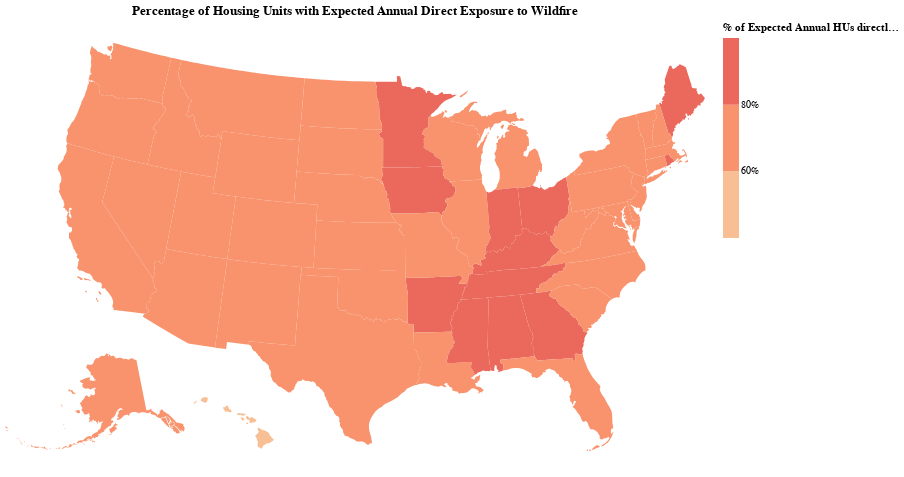

The cell this chart's notebook holds for it:
### Markdown cell above
## Equal Intervals

### Code cell
statesMap = alt.Chart(statesData).mark_geoshape().encode(
    color=alt.Color('Fraction EAHUexposed-Direct:Q',
      bin=alt.Bin(maxbins=5, step=0.2),
      legend=alt.Legend(title='% of Expected Annual HUs directly Exposed',format='.0%'),
      scale=alt.Scale(scheme='lightorange')),
    tooltip=[alt.Tooltip('NAME',title='State'),
      alt.Tooltip('Fraction EAHUexposed-Direct',title='% of Expected Annual HUs directly Exposed',format='.0%')]
).project(
    type='albersUsa'
).properties(
    title='Percentage of Housing Units with Expected Annual Direct Exposure to Wildfire',
    width=700,
    height=450
).configure_view(
    strokeWidth=0
)

statesMap

### Figure 1 — Vega-Lite specification as saved in the notebook (floating-point values rounded to 4 significant figures; data arrays with more than 128 entries replaced by an {"elided": "..."} marker saying what was removed)
{"config": {"view": {"continuousWidth": 400, "continuousHeight": 300, "strokeWidth": 0}}, "data": {"name": "data-ad5f53700868d9c217ef1c9e345f4118"}, "mark": "geoshape", "encoding": {"color": {"bin": {"maxbins": 5, "step": 0.2}, "field": "Fraction EAHUexposed-Direct", "legend": {"format": ".0%", "title": "% of Expected Annual HUs directly Exposed"}, "scale": {"scheme": "lightorange"}, "type": "quantitative"}, "tooltip": [{"field": "NAME", "title": "State", "type": "nominal"}, {"field": "Fraction EAHUexposed-Direct", "format": ".0%", "title": "% of Expected Annual HUs directly Exposed", "type": "quantitative"}]}, "height": 450, "projection": {"type": "albersUsa"}, "title": "Percentage of Housing Units with Expected Annual Direct Exposure to Wildfire", "width": 700, "$schema": "https://vega.github.io/schema/vega-lite/v4.17.0.json", "datasets": {"data-ad5f53700868d9c217ef1c9e345f4118": [{"AFFGEOID": "0400000US24", "ALAND": 25151100280, "AWATER": 6979966958, "Expected Annual HU Exposed": 167.0, "Fraction EAHUexposed-Direct": 0.7398, "GEOID": "24", "LSAD": "00", "NAME": "Maryland", "STATEFP": "24", "STATENS": "01714934", "STUSPS": "MD", "Total number of exposed HUs": 1993000.0, "quantiles": "20 - 40 percentile", "type": "Feature", "geometry": {"type": "MultiPolygon", "coordinates": {"elided": "2 rows, 534 float values in total"}}}, {"AFFGEOID": "0400000US19", "ALAND": 144661267977, "AWATER": 1084180812, "Expected Annual HU Exposed": 29.0, "Fraction EAHUexposed-Direct": 0.803, "GEOID": "19", "LSAD": "00", "NAME": "Iowa", "STATEFP": "19", "STATENS": "01779785", "STUSPS": "IA", "Total number of exposed HUs": 760600.0, "quantiles": "0 - 20 percentile", "type": "Feature", "geometry": {"type": "Polygon", "coordinates": {"elided": "1x253x2 float values"}}}, {"AFFGEOID": "0400000US10", "ALAND": 5045925646, "AWATER": 1399985648, "Expected Annual HU Exposed": 54.0, "Fraction EAHUexposed-Direct": 0.668, "GEOID": "10", "LSAD": "00", "NAME": "Delaware", "STATEFP": "10", "STATENS": "01779781", "STUSPS": "DE", "Total number of exposed HUs": 330700.0, "quantiles": "20 - 40 percentile", "type": "Feature", "geometry": {"type": "Polygon", "coordinates": [[[-75.77, 39.72], [-75.75, 39.76], [-75.72, 39.79], [-75.66, 39.82], [-75.59, 39.83], [-75.59, 39.83], [-75.58, 39.84], [-75.57, 39.84], [-75.48, 39.83], [-75.42, 39.8], [-75.46, 39.77], [-75.48, 39.72], [-75.51, 39.69], [-75.54, 39.65], [-75.56, 39.63], [-75.54, 39.6], [-75.51, 39.58], [-75.53, 39.54], [-75.53, 39.5], [-75.59, 39.48], [-75.57, 39.44], [-75.52, 39.39], [-75.51, 39.37], [-75.47, 39.33], [-75.41, 39.26], [-75.39, 39.19], [-75.41, 39.13], [-75.4, 39.06], [-75.34, 39.02], [-75.31, 38.95], [-75.3, 38.94], [-75.3, 38.91], [-75.23, 38.84], [-75.16, 38.79], [-75.11, 38.78], [-75.09, 38.8], [-75.07, 38.7], [-75.05, 38.54], [-75.05, 38.45], [-75.19, 38.45], [-75.34, 38.45], [-75.48, 38.45], [-75.69, 38.46], [-75.7, 38.54], [-75.7, 38.56], [-75.71, 38.64], [-75.71, 38.64], [-75.72, 38.83], [-75.75, 39.14], [-75.76, 39.25], [-75.76, 39.3], [-75.77, 39.38], [-75.77, 39.38], [-75.79, 39.72], [-75.77, 39.72]]]}}, {"AFFGEOID": "0400000US39", "ALAND": 105828882568, "AWATER": 10268850702, "Expected Annual HU Exposed": 50.0, "Fraction EAHUexposed-Direct": 0.8406, "GEOID": "39", "LSAD": "00", "NAME": "Ohio", "STATEFP": "39", "STATENS": "01085497", "STUSPS": "OH", "Total number of exposed HUs": 2747000.0, "quantiles": "20 - 40 percentile", "type": "Feature", "geometry": {"type": "MultiPolygon", "coordinates": {"elided": "2 rows, 470 float values in total"}}}, {"AFFGEOID": "0400000US42", "ALAND": 115884442321, "AWATER": 3394589990, "Expected Annual HU Exposed": 99.0, "Fraction EAHUexposed-Direct": 0.7443, "GEOID": "42", "LSAD": "00", "NAME": "Pennsylvania", "STATEFP": "42", "STATENS": "01779798", "STUSPS": "PA", "Total number of exposed HUs": 3836000.0, "quantiles": "20 - 40 percentile", "type": "Feature", "geometry": {"type": "Polygon", "coordinates": {"elided": "1x177x2 float values"}}}, {"AFFGEOID": "0400000US31", "ALAND": 198956658395, "AWATER": 1371829134, "Expected Annual HU Exposed": 34.0, "Fraction EAHUexposed-Direct": 0.7248, "GEOID": "31", "LSAD": "00", "NAME": "Nebraska", "STATEFP": "31", "STATENS": "01779792", "STUSPS": "NE", "Total number of exposed HUs": 311100.0, "quantiles": "0 - 20 percentile", "type": "Feature", "geometry": {"type": "Polygon", "coordinates": {"elided": "1x205x2 float values"}}}, {"AFFGEOID": "0400000US53", "ALAND": 172112588220, "AWATER": 12559278850, "Expected Annual HU Exposed": 745.0, "Fraction EAHUexposed-Direct": 0.7403, "GEOID": "53", "LSAD": "00", "NAME": "Washington", "STATEFP": "53", "STATENS": "01779804", "STUSPS": "WA", "Total number of exposed HUs": 1779000.0, "quantiles": "60 - 80 percentile", "type": "Feature", "geometry": {"type": "MultiPolygon", "coordinates": {"elided": "2 rows, 474 float values in total"}}}, {"AFFGEOID": "0400000US01", "ALAND": 131174048583, "AWATER": 4593327154, "Expected Annual HU Exposed": 462.0, "Fraction EAHUexposed-Direct": 0.8225, "GEOID": "01", "LSAD": "00", "NAME": "Alabama", "STATEFP": "01", "STATENS": "01779775", "STUSPS": "AL", "Total number of exposed HUs": 1766000.0, "quantiles": "40 - 60 percentile", "type": "Feature", "geometry": {"type": "Polygon", "coordinates": {"elided": "1x180x2 float values"}}}, {"AFFGEOID": "0400000US05", "ALAND": 134768872727, "AWATER": 2962859592, "Expected Annual HU Exposed": 849.0, "Fraction EAHUexposed-Direct": 0.8242, "GEOID": "05", "LSAD": "00", "NAME": "Arkansas", "STATEFP": "05", "STATENS": "00068085", "STUSPS": "AR", "Total number of exposed HUs": 1020000.0, "quantiles": "80 - 100 percentile", "type": "Feature", "geometry": {"type": "Polygon", "coordinates": {"elided": "1x219x2 float values"}}}, {"AFFGEOID": "0400000US35", "ALAND": 314196306401, "AWATER": 728776523, "Expected Annual HU Exposed": 538.0, "Fraction EAHUexposed-Direct": 0.7635, "GEOID": "35", "LSAD": "00", "NAME": "New Mexico", "STATEFP": "35", "STATENS": "00897535", "STUSPS": "NM", "Total number of exposed HUs": 680300.0, "quantiles": "60 - 80 percentile", "type": "Feature", "geometry": {"type": "Polygon", "coordinates": {"elided": "1x106x2 float values"}}}, {"AFFGEOID": "0400000US48", "ALAND": 676653171537, "AWATER": 19006305260, "Expected Annual HU Exposed": 2623.0, "Fraction EAHUexposed-Direct": 0.7371, "GEOID": "48", "LSAD": "00", "NAME": "Texas", "STATEFP": "48", "STATENS": "01779801", "STUSPS": "TX", "Total number of exposed HUs": 6821000.0, "quantiles": "80 - 100 percentile", "type": "Feature", "geometry": {"type": "Polygon", "coordinates": {"elided": "1x553x2 float values"}}}, {"AFFGEOID": "0400000US06", "ALAND": 403503931312, "AWATER": 20463871877, "Expected Annual HU Exposed": 13650.0, "Fraction EAHUexposed-Direct": 0.6992, "GEOID": "06", "LSAD": "00", "NAME": "California", "STATEFP": "06", "STATENS": "01779778", "STUSPS": "CA", "Total number of exposed HUs": 7056000.0, "quantiles": "80 - 100 percentile", "type": "Feature", "geometry": {"type": "MultiPolygon", "coordinates": {"elided": "6 rows, 934 float values in total"}}}, {"AFFGEOID": "0400000US21", "ALAND": 102279490672, "AWATER": 2375337755, "Expected Annual HU Exposed": 1315.0, "Fraction EAHUexposed-Direct": 0.8083, "GEOID": "21", "LSAD": "00", "NAME": "Kentucky", "STATEFP": "21", "STATENS": "01779786", "STUSPS": "KY", "Total number of exposed HUs": 1579000.0, "quantiles": "80 - 100 percentile", "type": "Feature", "geometry": {"type": "Polygon", "coordinates": {"elided": "1x333x2 float values"}}}, {"AFFGEOID": "0400000US13", "ALAND": 149482048342, "AWATER": 4422936154, "Expected Annual HU Exposed": 472.0, "Fraction EAHUexposed-Direct": 0.8033, "GEOID": "13", "LSAD": "00", "NAME": "Georgia", "STATEFP": "13", "STATENS": "01705317", "STUSPS": "GA", "Total number of exposed HUs": 3463000.0, "quantiles": "40 - 60 percentile", "type": "Feature", "geometry": {"type": "Polygon", "coordinates": {"elided": "1x267x2 float values"}}}, {"AFFGEOID": "0400000US55", "ALAND": 140290039723, "AWATER": 29344951758, "Expected Annual HU Exposed": 47.0, "Fraction EAHUexposed-Direct": 0.7521, "GEOID": "55", "LSAD": "00", "NAME": "Wisconsin", "STATEFP": "55", "STATENS": "01779806", "STUSPS": "WI", "Total number of exposed HUs": 1383000.0, "quantiles": "20 - 40 percentile", "type": "Feature", "geometry": {"type": "MultiPolygon", "coordinates": {"elided": "3 rows, 662 float values in total"}}}, {"AFFGEOID": "0400000US41", "ALAND": 248606993270, "AWATER": 6192386935, "Expected Annual HU Exposed": 521.0, "Fraction EAHUexposed-Direct": 0.7157, "GEOID": "41", "LSAD": "00", "NAME": "Oregon", "STATEFP": "41", "STATENS": "01155107", "STUSPS": "OR", "Total number of exposed HUs": 1073000.0, "quantiles": "40 - 60 percentile", "type": "Feature", "geometry": {"type": "Polygon", "coordinates": {"elided": "1x254x2 float values"}}}, {"AFFGEOID": "0400000US29", "ALAND": 178050802184, "AWATER": 2489425460, "Expected Annual HU Exposed": 555.0, "Fraction EAHUexposed-Direct": 0.7946, "GEOID": "29", "LSAD": "00", "NAME": "Missouri", "STATEFP": "29", "STATENS": "01779791", "STUSPS": "MO", "Total number of exposed HUs": 1647000.0, "quantiles": "60 - 80 percentile", "type": "Feature", "geometry": {"type": "Polygon", "coordinates": {"elided": "1x317x2 float values"}}}, {"AFFGEOID": "0400000US51", "ALAND": 102257717110, "AWATER": 8528531774, "Expected Annual HU Exposed": 597.0, "Fraction EAHUexposed-Direct": 0.777, "GEOID": "51", "LSAD": "00", "NAME": "Virginia", "STATEFP": "51", "STATENS": "01779803", "STUSPS": "VA", "Total number of exposed HUs": 2835000.0, "quantiles": "60 - 80 percentile", "type": "Feature", "geometry": {"type": "MultiPolygon", "coordinates": {"elided": "2 rows, 654 float values in total"}}}, {"AFFGEOID": "0400000US47", "ALAND": 106802728188, "AWATER": 2350123465, "Expected Annual HU Exposed": 601.0, "Fraction EAHUexposed-Direct": 0.8281, "GEOID": "47", "LSAD": "00", "NAME": "Tennessee", "STATEFP": "47", "STATENS": "01325873", "STUSPS": "TN", "Total number of exposed HUs": 2272000.0, "quantiles": "60 - 80 percentile", "type": "Feature", "geometry": {"type": "Polygon", "coordinates": {"elided": "1x249x2 float values"}}}, {"AFFGEOID": "0400000US22", "ALAND": 111897594374, "AWATER": 23753621895, "Expected Annual HU Exposed": 283.0, "Fraction EAHUexposed-Direct": 0.7329, "GEOID": "22", "LSAD": "00", "NAME": "Louisiana", "STATEFP": "22", "STATENS": "01629543", "STUSPS": "LA", "Total number of exposed HUs": 1349000.0, "quantiles": "40 - 60 percentile", "type": "Feature", "geometry": {"type": "Polygon", "coordinates": {"elided": "1x300x2 float values"}}}, {"AFFGEOID": "0400000US36", "ALAND": 122049149763, "AWATER": 19246994695, "Expected Annual HU Exposed": 104.0, "Fraction EAHUexposed-Direct": 0.7853, "GEOID": "36", "LSAD": "00", "NAME": "New York", "STATEFP": "36", "STATENS": "01779796", "STUSPS": "NY", "Total number of exposed HUs": 3062000.0, "quantiles": "20 - 40 percentile", "type": "Feature", "geometry": {"type": "MultiPolygon", "coordinates": {"elided": "2 rows, 668 float values in total"}}}, {"AFFGEOID": "0400000US26", "ALAND": 146600952990, "AWATER": 103885855702, "Expected Annual HU Exposed": 49.0, "Fraction EAHUexposed-Direct": 0.7874, "GEOID": "26", "LSAD": "00", "NAME": "Michigan", "STATEFP": "26", "STATENS": "01779789", "STUSPS": "MI", "Total number of exposed HUs": 2060000.0, "quantiles": "20 - 40 percentile", "type": "Feature", "geometry": {"type": "MultiPolygon", "coordinates": {"elided": "6 rows, 954 float values in total"}}}, {"AFFGEOID": "0400000US16", "ALAND": 214049787659, "AWATER": 2391722557, "Expected Annual HU Exposed": 930.0, "Fraction EAHUexposed-Direct": 0.7399, "GEOID": "16", "LSAD": "00", "NAME": "Idaho", "STATEFP": "16", "STATENS": "01779783", "STUSPS": "ID", "Total number of exposed HUs": 451800.0, "quantiles": "80 - 100 percentile", "type": "Feature", "geometry": {"type": "Polygon", "coordinates": {"elided": "1x267x2 float values"}}}, {"AFFGEOID": "0400000US12", "ALAND": 138949136250, "AWATER": 31361101223, "Expected Annual HU Exposed": 5581.0, "Fraction EAHUexposed-Direct": 0.7598, "GEOID": "12", "LSAD": "00", "NAME": "Florida", "STATEFP": "12", "STATENS": "00294478", "STUSPS": "FL", "Total number of exposed HUs": 5076000.0, "quantiles": "80 - 100 percentile", "type": "Feature", "geometry": {"type": "MultiPolygon", "coordinates": {"elided": "4 rows, 770 float values in total"}}}, {"AFFGEOID": "0400000US02", "ALAND": 1478839695958, "AWATER": 245481577452, "Expected Annual HU Exposed": 220.0, "Fraction EAHUexposed-Direct": 0.6366, "GEOID": "02", "LSAD": "00", "NAME": "Alaska", "STATEFP": "02", "STATENS": "01785533", "STUSPS": "AK", "Total number of exposed HUs": 247100.0, "quantiles": "40 - 60 percentile", "type": "Feature", "geometry": {"type": "MultiPolygon", "coordinates": {"elided": "47 rows, 4538 float values in total"}}}, {"AFFGEOID": "0400000US17", "ALAND": 143780567633, "AWATER": 6214824948, "Expected Annual HU Exposed": 32.0, "Fraction EAHUexposed-Direct": 0.7896, "GEOID": "17", "LSAD": "00", "NAME": "Illinois", "STATEFP": "17", "STATENS": "01779784", "STUSPS": "IL", "Total number of exposed HUs": 1477000.0, "quantiles": "0 - 20 percentile", "type": "Feature", "geometry": {"type": "Polygon", "coordinates": {"elided": "1x322x2 float values"}}}, {"AFFGEOID": "0400000US30", "ALAND": 376962738765, "AWATER": 3869208832, "Expected Annual HU Exposed": 457.0, "Fraction EAHUexposed-Direct": 0.7233, "GEOID": "30", "LSAD": "00", "NAME": "Montana", "STATEFP": "30", "STATENS": "00767982", "STUSPS": "MT", "Total number of exposed HUs": 373800.0, "quantiles": "40 - 60 percentile", "type": "Feature", "geometry": {"type": "Polygon", "coordinates": {"elided": "1x245x2 float values"}}}, {"AFFGEOID": "0400000US27", "ALAND": 206228939448, "AWATER": 18945217189, "Expected Annual HU Exposed": 222.0, "Fraction EAHUexposed-Direct": 0.8053, "GEOID": "27", "LSAD": "00", "NAME": "Minnesota", "STATEFP": "27", "STATENS": "00662849", "STUSPS": "MN", "Total number of exposed HUs": 1369000.0, "quantiles": "40 - 60 percentile", "type": "Feature", "geometry": {"type": "Polygon", "coordinates": {"elided": "1x311x2 float values"}}}, {"AFFGEOID": "0400000US18", "ALAND": 92789302676, "AWATER": 1538002829, "Expected Annual HU Exposed": 40.0, "Fraction EAHUexposed-Direct": 0.8277, "GEOID": "18", "LSAD": "00", "NAME": "Indiana", "STATEFP": "18", "STATENS": "00448508", "STUSPS": "IN", "Total number of exposed HUs": 1540000.0, "quantiles": "0 - 20 percentile", "type": "Feature", "geometry": {"type": "Polygon", "coordinates": {"elided": "1x219x2 float values"}}}, {"AFFGEOID": "0400000US25", "ALAND": 20205125364, "AWATER": 7129925486, "Expected Annual HU Exposed": 46.0, "Fraction EAHUexposed-Direct": 0.7684, "GEOID": "25", "LSAD": "00", "NAME": "Massachusetts", "STATEFP": "25", "STATENS": "00606926", "STUSPS": "MA", "Total number of exposed HUs": 1501000.0, "quantiles": "0 - 20 percentile", "type": "Feature", "geometry": {"type": "MultiPolygon", "coordinates": {"elided": "3 rows, 434 float values in total"}}}, {"AFFGEOID": "0400000US20", "ALAND": 211755344060, "AWATER": 1344141205, "Expected Annual HU Exposed": 106.0, "Fraction EAHUexposed-Direct": 0.693, "GEOID": "20", "LSAD": "00", "NAME": "Kansas", "STATEFP": "20", "STATENS": "00481813", "STUSPS": "KS", "Total number of exposed HUs": 653200.0, "quantiles": "20 - 40 percentile", "type": "Feature", "geometry": {"type": "Polygon", "coordinates": {"elided": "1x170x2 float values"}}}, {"AFFGEOID": "0400000US32", "ALAND": 284329506470, "AWATER": 2047206072, "Expected Annual HU Exposed": 875.0, "Fraction EAHUexposed-Direct": 0.7038, "GEOID": "32", "LSAD": "00", "NAME": "Nevada", "STATEFP": "32", "STATENS": "01779793", "STUSPS": "NV", "Total number of exposed HUs": 474600.0, "quantiles": "80 - 100 percentile", "type": "Feature", "geometry": {"type": "Polygon", "coordinates": {"elided": "1x142x2 float values"}}}, {"AFFGEOID": "0400000US50", "ALAND": 23874175944, "AWATER": 1030416650, "Expected Annual HU Exposed": 4.0, "Fraction EAHUexposed-Direct": 0.7816, "GEOID": "50", "LSAD": "00", "NAME": "Vermont", "STATEFP": "50", "STATENS": "01779802", "STUSPS": "VT", "Total number of exposed HUs": 240500.0, "quantiles": "0 - 20 percentile", "type": "Feature", "geometry": {"type": "Polygon", "coordinates": {"elided": "1x130x2 float values"}}}, {"AFFGEOID": "0400000US09", "ALAND": 12542497068, "AWATER": 1815617571, "Expected Annual HU Exposed": 28.0, "Fraction EAHUexposed-Direct": 0.7832, "GEOID": "09", "LSAD": "00", "NAME": "Connecticut", "STATEFP": "09", "STATENS": "01779780", "STUSPS": "CT", "Total number of exposed HUs": 966400.0, "quantiles": "0 - 20 percentile", "type": "Feature", "geometry": {"type": "Polygon", "coordinates": {"elided": "1x98x2 float values"}}}, {"AFFGEOID": "0400000US34", "ALAND": 19047825980, "AWATER": 3544860246, "Expected Annual HU Exposed": 534.0, "Fraction EAHUexposed-Direct": 0.7608, "GEOID": "34", "LSAD": "00", "NAME": "New Jersey", "STATEFP": "34", "STATENS": "01779795", "STUSPS": "NJ", "Total number of exposed HUs": 2101000.0, "quantiles": "40 - 60 percentile", "type": "Feature", "geometry": {"type": "Polygon", "coordinates": {"elided": "1x164x2 float values"}}}, {"AFFGEOID": "0400000US37", "ALAND": 125923656064, "AWATER": 13466071395, "Expected Annual HU Exposed": 561.0, "Fraction EAHUexposed-Direct": 0.7743, "GEOID": "37", "LSAD": "00", "NAME": "North Carolina", "STATEFP": "37", "STATENS": "01027616", "STUSPS": "NC", "Total number of exposed HUs": 3613000.0, "quantiles": "60 - 80 percentile", "type": "Feature", "geometry": {"type": "Polygon", "coordinates": {"elided": "1x228x2 float values"}}}, {"AFFGEOID": "0400000US49", "ALAND": 212886221680, "AWATER": 6998824394, "Expected Annual HU Exposed": 1270.0, "Fraction EAHUexposed-Direct": 0.6597, "GEOID": "49", "LSAD": "00", "NAME": "Utah", "STATEFP": "49", "STATENS": "01455989", "STUSPS": "UT", "Total number of exposed HUs": 743700.0, "quantiles": "80 - 100 percentile", "type": "Feature", "geometry": {"type": "Polygon", "coordinates": {"elided": "1x92x2 float values"}}}, {"AFFGEOID": "0400000US38", "ALAND": 178707534813, "AWATER": 4403267548, "Expected Annual HU Exposed": 48.0, "Fraction EAHUexposed-Direct": 0.7448, "GEOID": "38", "LSAD": "00", "NAME": "North Dakota", "STATEFP": "38", "STATENS": "01779797", "STUSPS": "ND", "Total number of exposed HUs": 174700.0, "quantiles": "20 - 40 percentile", "type": "Feature", "geometry": {"type": "Polygon", "coordinates": {"elided": "1x128x2 float values"}}}, {"AFFGEOID": "0400000US45", "ALAND": 77864918488, "AWATER": 5075218778, "Expected Annual HU Exposed": 291.0, "Fraction EAHUexposed-Direct": 0.7846, "GEOID": "45", "LSAD": "00", "NAME": "South Carolina", "STATEFP": "45", "STATENS": "01779799", "STUSPS": "SC", "Total number of exposed HUs": 1832000.0, "quantiles": "40 - 60 percentile", "type": "Feature", "geometry": {"type": "Polygon", "coordinates": {"elided": "1x192x2 float values"}}}, {"AFFGEOID": "0400000US28", "ALAND": 121533519481, "AWATER": 3926919758, "Expected Annual HU Exposed": 581.0, "Fraction EAHUexposed-Direct": 0.8278, "GEOID": "28", "LSAD": "00", "NAME": "Mississippi", "STATEFP": "28", "STATENS": "01779790", "STUSPS": "MS", "Total number of exposed HUs": 1070000.0, "quantiles": "60 - 80 percentile", "type": "Feature", "geometry": {"type": "Polygon", "coordinates": {"elided": "1x227x2 float values"}}}, {"AFFGEOID": "0400000US08", "ALAND": 268422891711, "AWATER": 1181621593, "Expected Annual HU Exposed": 780.0, "Fraction EAHUexposed-Direct": 0.7119, "GEOID": "08", "LSAD": "00", "NAME": "Colorado", "STATEFP": "08", "STATENS": "01779779", "STUSPS": "CO", "Total number of exposed HUs": 1331000.0, "quantiles": "60 - 80 percentile", "type": "Feature", "geometry": {"type": "Polygon", "coordinates": {"elided": "1x96x2 float values"}}}, {"AFFGEOID": "0400000US46", "ALAND": 196346981786, "AWATER": 3382720225, "Expected Annual HU Exposed": 246.0, "Fraction EAHUexposed-Direct": 0.7562, "GEOID": "46", "LSAD": "00", "NAME": "South Dakota", "STATEFP": "46", "STATENS": "01785534", "STUSPS": "SD", "Total number of exposed HUs": 233600.0, "quantiles": "40 - 60 percentile", "type": "Feature", "geometry": {"type": "Polygon", "coordinates": {"elided": "1x186x2 float values"}}}, {"AFFGEOID": "0400000US40", "ALAND": 177662925723, "AWATER": 3374587997, "Expected Annual HU Exposed": 2129.0, "Fraction EAHUexposed-Direct": 0.789, "GEOID": "40", "LSAD": "00", "NAME": "Oklahoma", "STATEFP": "40", "STATENS": "01102857", "STUSPS": "OK", "Total number of exposed HUs": 1133000.0, "quantiles": "80 - 100 percentile", "type": "Feature", "geometry": {"type": "Polygon", "coordinates": {"elided": "1x236x2 float values"}}}, {"AFFGEOID": "0400000US56", "ALAND": 251458544898, "AWATER": 1867670745, "Expected Annual HU Exposed": 126.0, "Fraction EAHUexposed-Direct": 0.7184, "GEOID": "56", "LSAD": "00", "NAME": "Wyoming", "STATEFP": "56", "STATENS": "01779807", "STUSPS": "WY", "Total number of exposed HUs": 212300.0, "quantiles": "20 - 40 percentile", "type": "Feature", "geometry": {"type": "Polygon", "coordinates": {"elided": "1x96x2 float values"}}}, {"AFFGEOID": "0400000US54", "ALAND": 62266474513, "AWATER": 489028543, "Expected Annual HU Exposed": 579.0, "Fraction EAHUexposed-Direct": 0.7865, "GEOID": "54", "LSAD": "00", "NAME": "West Virginia", "STATEFP": "54", "STATENS": "01779805", "STUSPS": "WV", "Total number of exposed HUs": 704800.0, "quantiles": "60 - 80 percentile", "type": "Feature", "geometry": {"type": "Polygon", "coordinates": {"elided": "1x241x2 float values"}}}, {"AFFGEOID": "0400000US23", "ALAND": 79887426037, "AWATER": 11746549764, "Expected Annual HU Exposed": 5.0, "Fraction EAHUexposed-Direct": 0.801, "GEOID": "23", "LSAD": "00", "NAME": "Maine", "STATEFP": "23", "STATENS": "01779787", "STUSPS": "ME", "Total number of exposed HUs": 491800.0, "quantiles": "0 - 20 percentile", "type": "Feature", "geometry": {"type": "MultiPolygon", "coordinates": {"elided": "2 rows, 518 float values in total"}}}, {"AFFGEOID": "0400000US15", "ALAND": 16633990195, "AWATER": 11777809026, "Expected Annual HU Exposed": 575.0, "Fraction EAHUexposed-Direct": 0.4316, "GEOID": "15", "LSAD": "00", "NAME": "Hawaii", "STATEFP": "15", "STATENS": "01779782", "STUSPS": "HI", "Total number of exposed HUs": 425600.0, "quantiles": "60 - 80 percentile", "type": "Feature", "geometry": {"type": "MultiPolygon", "coordinates": {"elided": "8 rows, 470 float values in total"}}}, {"AFFGEOID": "0400000US33", "ALAND": 23189413166, "AWATER": 1026675248, "Expected Annual HU Exposed": 17.0, "Fraction EAHUexposed-Direct": 0.791, "GEOID": "33", "LSAD": "00", "NAME": "New Hampshire", "STATEFP": "33", "STATENS": "01779794", "STUSPS": "NH", "Total number of exposed HUs": 479600.0, "quantiles": "0 - 20 percentile", "type": "Feature", "geometry": {"type": "Polygon", "coordinates": {"elided": "1x132x2 float values"}}}, {"AFFGEOID": "0400000US04", "ALAND": 294198551143, "AWATER": 1027337603, "Expected Annual HU Exposed": 1817.0, "Fraction EAHUexposed-Direct": 0.682, "GEOID": "04", "LSAD": "00", "NAME": "Arizona", "STATEFP": "04", "STATENS": "01779777", "STUSPS": "AZ", "Total number of exposed HUs": 1540000.0, "quantiles": "80 - 100 percentile", "type": "Feature", "geometry": {"type": "Polygon", "coordinates": {"elided": "1x155x2 float values"}}}, {"AFFGEOID": "0400000US44", "ALAND": 2677779902, "AWATER": 1323670487, "Expected Annual HU Exposed": 2.0, "Fraction EAHUexposed-Direct": 0.8444, "GEOID": "44", "LSAD": "00", "NAME": "Rhode Island", "STATEFP": "44", "STATENS": "01219835", "STUSPS": "RI", "Total number of exposed HUs": 170900.0, "quantiles": "0 - 20 percentile", "type": "Feature", "geometry": {"type": "MultiPolygon", "coordinates": [[[[-71.63, 41.17], [-71.59, 41.24], [-71.55, 41.24], [-71.53, 41.18], [-71.52, 41.15], [-71.59, 41.15], [-71.63, 41.17]]], [[[-71.86, 41.32], [-71.84, 41.35], [-71.84, 41.41], [-71.8, 41.42], [-71.79, 41.55], [-71.79, 41.6], [-71.79, 41.6], [-71.79, 41.64], [-71.79, 41.72], [-71.79, 41.73], [-71.79, 41.81], [-71.8, 42.01], [-71.61, 42.01], [-71.59, 42.01], [-71.56, 42.01], [-71.5, 42.02], [-71.46, 42.02], [-71.38, 42.02], [-71.38, 41.99], [-71.38, 41.95], [-71.38, 41.89], [-71.34, 41.89], [-71.34, 41.83], [-71.33, 41.78], [-71.32, 41.78], [-71.26, 41.75], [-71.21, 41.69], [-71.2, 41.68], [-71.2, 41.68], [-71.13, 41.66], [-71.14, 41.6], [-71.12, 41.5], [-71.14, 41.49], [-71.19, 41.46], [-71.21, 41.47], [-71.24, 41.48], [-71.25, 41.48], [-71.29, 41.49], [-71.31, 41.45], [-71.35, 41.45], [-71.39, 41.46], [-71.42, 41.46], [-71.43, 41.45], [-71.46, 41.41], [-71.48, 41.37], [-71.56, 41.37], [-71.62, 41.36], [-71.7, 41.34], [-71.73, 41.33], [-71.79, 41.33], [-71.86, 41.31], [-71.86, 41.32]]]]}}]}}
